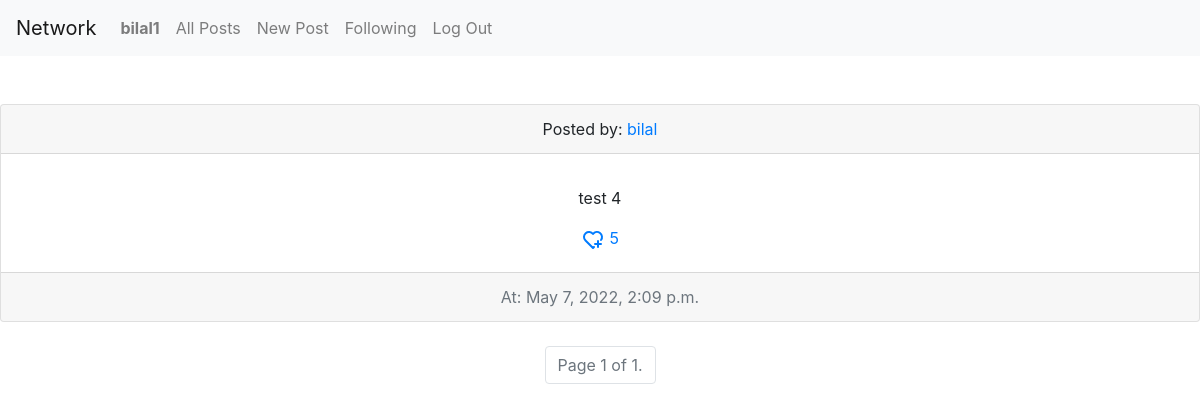
Page /list/following (signed in) on the committed database.
### network/models.py (models this page shows, shortened)
class User(AbstractUser):
    pass

class UserFollowing(models.Model):
    user = models.ForeignKey(User, on_delete=models.CASCADE)
    following = models.ForeignKey(User, on_delete=models.CASCADE, related_name='following')

class Post(models.Model):
    user = models.ForeignKey(User, on_delete=models.CASCADE)
    content = models.TextField()
    time_created = models.DateTimeField(default=datetime.now())
    likes_counter = models.IntegerField(default=0)

### network/views.py (the view)
# urls.py: path("list/following", views.list_following, name="list-following-post"),
def list_following(request):
    login_user = request.user
    all_user = User.objects.all()
    following_posts = UserFollowing.objects.filter(user=request.user)
    post = Post.objects.all()
    paginator = Paginator(following_posts, 10)
    page_number = request.GET.get('page')
    page_obj = paginator.get_page(page_number)
    return render(request, 'network/list_following.html', context={
        'following_posts': following_posts,
        'page_obj': page_obj,
        'post': post
    })

### network/templates/network/list_following.html (shortened to what this page needs)
{% extends "network/layout.html" %}
{% block body %}
{% for user in following_posts %}
    {%for post in post%}
        {% if post.user == user.following %}
<br>
{% for contact in page_obj reversed %}
<br>
    <div class="card text-center">
        <div class="card-header">
           Posted by:
            <a href=" {% url 'fetch-profile' post.user.id %}">
                {{post.user}}
            </a>
        </div>
        <div class="card-body">
            <p class="card-text">{{ post.content }}</p>
            <a href="{% url 'likes-counter' post.id %}" style="text-decoration: none">
                {{post.likes_counter}}
            </a>
        </div>
        <div class="card-footer text-muted">
            At: {{ post.time_created }}
        </div>
    </div>
{% endfor %}
{% endif %}
{% endfor %}
{% endfor %}
<br>
<nav aria-label="Page navigation example">
    <ul class="pagination justify-content-center">
                    <li class="page-item disabled">
                        <a class="page-link" href="#">Page {{ page_obj.number }} of {{ page_obj.paginator.num_pages }}.</a>
                    </li>
    </ul>
</nav>
{% endblock %}

### network/templates/network/layout.html (shortened to what this page needs)
{% load static %}
<!DOCTYPE html>
<html lang="en">
    <head>
        <link rel="stylesheet" href="https://stackpath.bootstrapcdn.com/bootstrap/4.4.1/css/bootstrap.min.css">
        <link href="{% static 'network/styles.css' %}" rel="stylesheet">
    </head>
    <body>
        <nav class="navbar navbar-expand-lg navbar-light bg-light">
            <a class="navbar-brand" href="#">Network</a>
            <div>
              <ul class="navbar-nav mr-auto">
                {% if user.is_authenticated %}
                    <li class="nav-item">
                        <a class="nav-link" href="{% url 'fetch-profile' user.id %}"><strong>{{ user.username }}</strong></a>
                    </li>
                {% endif %}
                <li class="nav-item">
                  <a class="nav-link" href="{% url 'index' %}">All Posts</a>
                </li>
                {% if user.is_authenticated %}
                <li class="nav-item">
                  <a class="nav-link" href="{% url 'create-post' %}">New Post</a>
                </li>
                    <li class="nav-item">
                        <a class="nav-link" href="{% url 'list-following-post' %}">Following</a>
                    </li>
                    <li class="nav-item">
                        <a class="nav-link" href="{% url 'logout' %}">Log Out</a>
                    </li>
                {% endif %}
              </ul>
            </div>
          </nav>
        <div class="body">
            {% block body %}
            {% endblock %}
        </div>
    </body>
</html>

### rows in the picture
User: username "bilal1"
Post: user "bilal", content "test 4", likes_counter "5", time_created "May 7, 2022, 2:09 p.m."

### other values in the picture
{{ page_obj.number }} "1"
{{ page_obj.paginator.num_pages }} "1"
